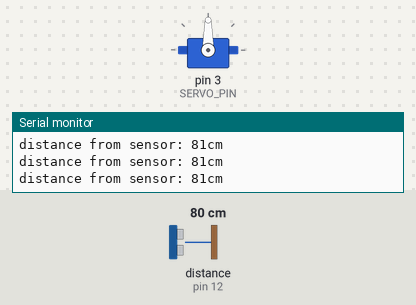
Simulated run of this sketch. Board: Arduino Uno, built with avr-gcc and run on an emulated ATmega328P. Parts: servo, the last lines printed to the serial monitor. The inputs (shaded band) are chosen by the test bench; at power-on: distance to the obstacle (sensor on pin 12) 80 cm. The echo pulse lasts 58.3 µs per cm.

Above: at 1.3 s.
1.4 s: distance to the obstacle (sensor on pin 12) set to 64 cm
2.9 s: distance to the obstacle (sensor on pin 12) set to 54 cm
At 3.28 s:
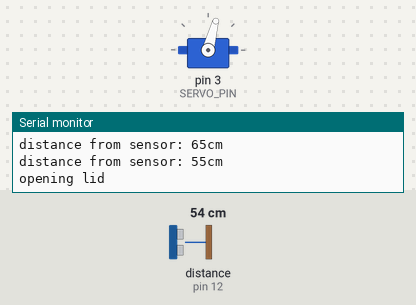
At 5.4 s:
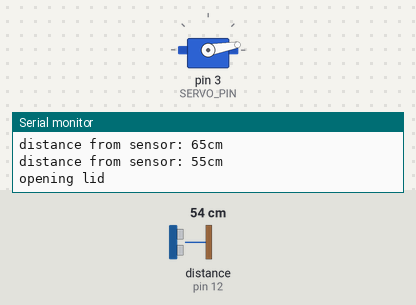
Timing chart, 0 to 6.9 s (numbered marks = the images above; inputs shaded):
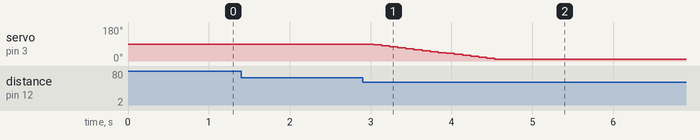

The sketch:

SmartTrash.ino
```cpp
#include <NewPing.h>
#include <Servo.h>

// pins
#define SERVO_PIN 3
#define TRIGGER_PIN 11
#define ECHO_PIN 12

// configuration
#define MAX_DISTANCE 200
#define MAX_DISTANCE_TO_OPEN_LID 60
#define SERVO_LID_CLOSED_POSITION 90
#define SERVO_LID_OPEN_POSITION 10
#define SERVO_MOVEMENT_INCREMENT 5

// ultrasonic sensor
NewPing sonar(TRIGGER_PIN, ECHO_PIN, MAX_DISTANCE);

// servo
Servo servo;

// state of trash can
bool isLidOpen = false;
int servoPosition = SERVO_LID_CLOSED_POSITION;

void setup() {
  Serial.begin(9600);
  Serial.println("running setup");
  servo.attach(SERVO_PIN);
  servo.write(SERVO_LID_CLOSED_POSITION);
}

void loop() {
    unsigned int distance = sonar.ping_cm();
    Serial.print("distance from sensor: ");
    Serial.print(distance);
    Serial.println("cm");

    if (!isLidOpen && distance > 0 && distance <= MAX_DISTANCE_TO_OPEN_LID) {
      Serial.println("opening lid");
      isLidOpen = true;

      // open lid gradually
      while (servoPosition > SERVO_LID_OPEN_POSITION) {
        servoPosition -= SERVO_MOVEMENT_INCREMENT;
        servo.write(servoPosition);
        delay(100);
      }

      while(true) {
        delay(3000);
        distance = sonar.ping_cm();
        Serial.print("distance from sensor: ");
        if (distance == 0 || distance > MAX_DISTANCE_TO_OPEN_LID) {
          break;
        } else {
          Serial.println("keeping lid open");
        }
      }

      Serial.println("closing lid");
      isLidOpen = false;
      // open lid gradually
      while (servoPosition < SERVO_LID_CLOSED_POSITION) {
        servoPosition += SERVO_MOVEMENT_INCREMENT;
        servo.write(servoPosition);
        delay(100);
      }
    }

    // Check every half a second
    delay(500);
}
```

Measured:
- the behaviour switches between 60 and 59 cm on distance to the obstacle (sensor on pin 12) (found by bisection; images 0 and 1)
- after the input at 2.9 s, servo on pin 3 (SERVO_PIN): moves from 90° to 10° over 1.5 s, starting after 0.14 s
